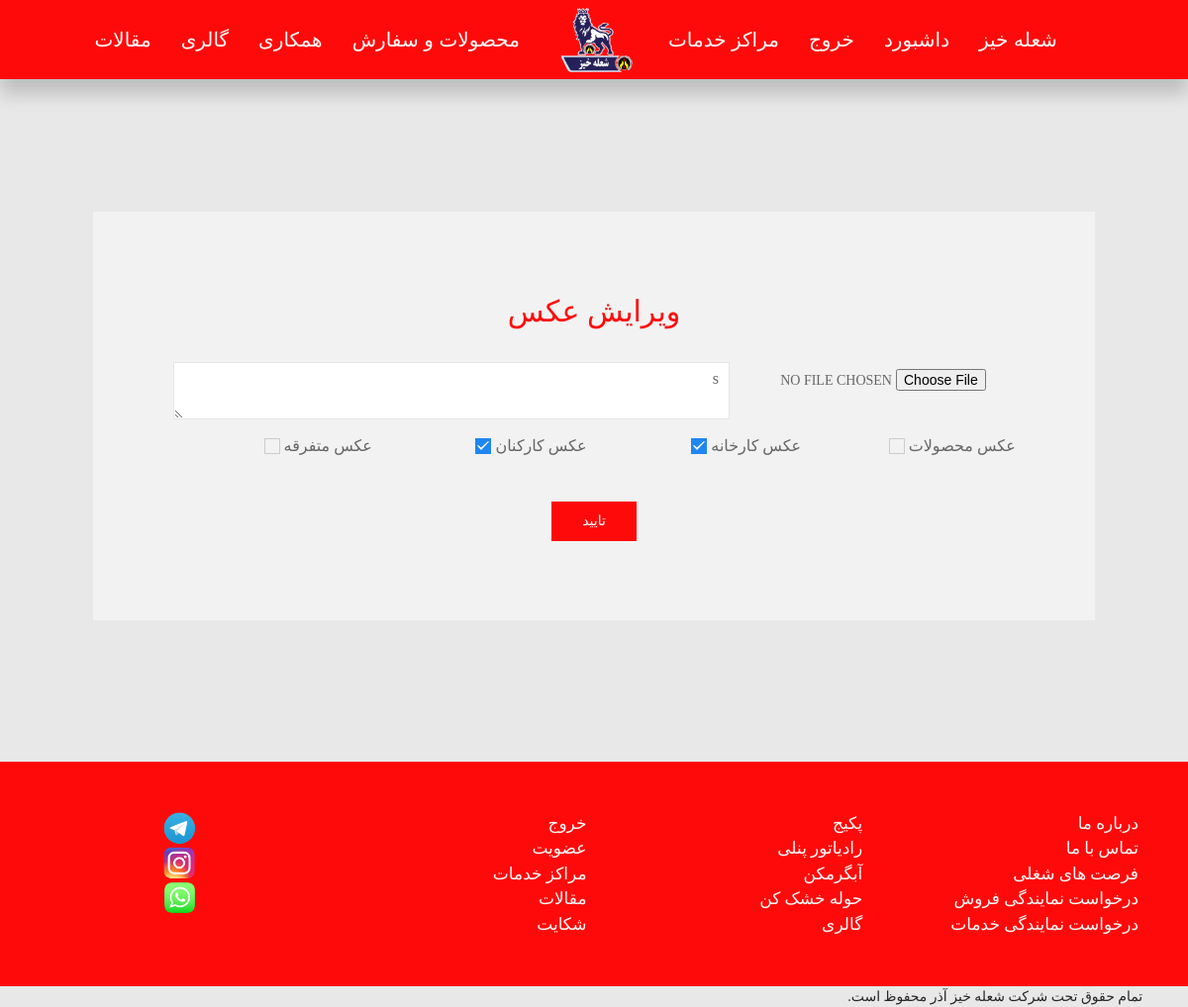
The page /gallery/photo-update/7/ (signed in) on the database its author committed.
### gallery/models.py (models this page shows)
class GalleryModel(models.Model):
    picture = models.ImageField(default = r'gallery/default/default.jpeg',
                                 upload_to=r'gallery/')
    description = models.TextField(null = True, blank = True)
    for_product = models.BooleanField(default = False)
    for_factory = models.BooleanField(default = False)
    for_workers = models.BooleanField(default = False)
    for_sundry = models.BooleanField(default = False)
    for_excebition = models.BooleanField(default = False)

### gallery/views.py (the view)
# urls.py: path('photo-update/<int:pk>/', PhotoUpdateView, name='photoupdate'),
@login_required
@superuser_required
def PhotoUpdateView(request,pk):
    photo = get_object_or_404(GalleryModel, pk = pk)
    photo_update_form = GalleryForm(request.POST or None, instance = photo)
    if photo_update_form.is_valid():
        photo_update_form.save()
        if 'picture' in request.FILES:
           photo.picture = request.FILES['picture']
        photo.save()
        return HttpResponseRedirect(reverse('gallery:photolist'))
    return render(request,'gallery/photoupdate.html',
                          {'form':photo_update_form,
                          'photo':photo})

### gallery/forms.py
class GalleryForm(forms.ModelForm):
    class Meta():
        model = GalleryModel
        fields = ('picture','description','for_product','for_factory','for_workers','for_sundry','for_excebition')
        widgets = {
            'picture': forms.FileInput(attrs={'class':'uk-button',},),
            'for_product': forms.CheckboxInput(attrs={'class':'uk-checkbox fHarmattan '},),
            'for_factory': forms.CheckboxInput(attrs={'class':'uk-checkbox fHarmattan '},),
            'for_workers': forms.CheckboxInput(attrs={'class':'uk-checkbox fHarmattan '},),
            'for_sundry': forms.CheckboxInput(attrs={'class':'uk-checkbox fHarmattan '},),
            'for_excebition': forms.CheckboxInput(attrs={'class':'uk-checkbox fHarmattan '},),
            'description': forms.Textarea(attrs={'class':'uk-textarea fHarmattan','rows':'2','placeholder':'توضیحات'},),
        }

### gallery/templates/gallery/photoupdate.html (shortened to what this page needs)
{% extends "BaseTemplates/base1.html" %}
{% block body_block %}
<br>
<div style="padding:7%">
<div style="padding: 1%;border-radius: 8px;" uk-grid>
<div class=" uk-width-1-1 uk-block fHarmattan ">
<div class="uk-card uk-card-body milkywhiteC ">
<div class="uk-card uk-card uk-card-body uk-text-center">
    <h1 style="font-size:30px;" class="redC-text uk-card-title uk-align-center fHarmattan">ویرایش عکس</h1>
    <form enctype="multipart/form-data" method="POST">
      <div  class="uk-grid-match uk-grid-small uk-text-center" uk-grid>
      <div class="uk-width-1-1 uk-width-1-3@m">
{{form.picture}}
      </div>
      <div class="uk-width-1-1 uk-width-2-3@m">
      {{form.description}}
      </div>
      <div class="uk-width-1-1 uk-width-1-4@m uk-width-1-2@s">
        <div class="uk-text-right" style="whitespace:pre;">
       عکس محصولات  {{form.for_product}}
        </div>
      </div>
      <div class="uk-width-1-1 uk-width-1-4@m uk-width-1-2@s">
        <div class="uk-text-right" style="whitespace:pre;">
       عکس کارخانه  {{form.for_factory}}
        </div>
      </div>
      <div class="uk-width-1-1 uk-width-1-4@m uk-width-1-2@s">
        <div class="uk-text-right" style="whitespace:pre;">
       عکس کارکنان  {{form.for_workers}}
        </div>
      </div>
      <div class="uk-width-1-1 uk-width-1-4@m uk-width-1-2@s">
        <div class="uk-text-right" style="whitespace:pre;">
       عکس متفرقه  {{form.for_sundry}}
        </div>
      </div>
      </div>
      <br>
      <button style="margin-top:20px;" class="uk-button uk-button-primary fHarmattan redC " type="submit">تایید
    </button>
    </form>
</div>
</div>
</div>
</div>
</div>
<br><br>
    {% endblock %}

### static/css/styles.css (style rules this page uses)
.fHarmattan { font-family: 'Lateef', cursive; }
.milkywhiteC { background-color: #f2f2f2; }
.redC { background-color: #ff0a0a; }
.redC-text { color: #ff0a0a; }

### rows shown on the page
GalleryModel: description "s", for_factory "☑", for_workers "☑"
